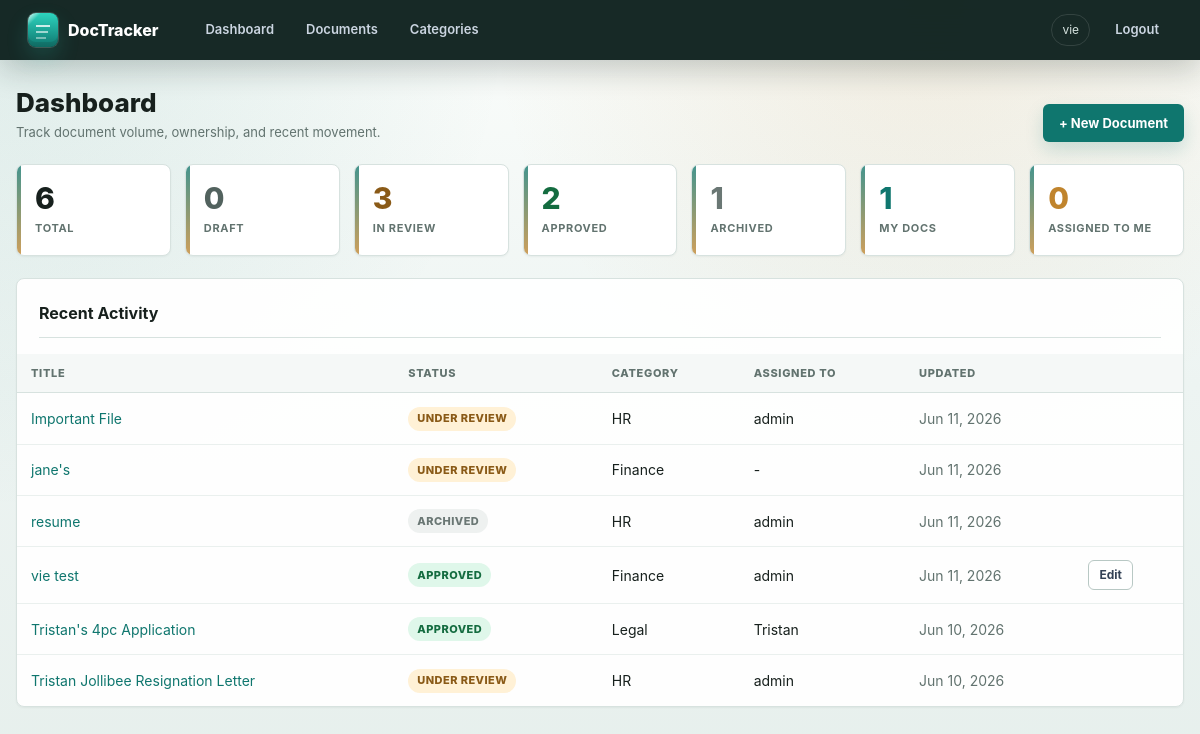
Screenshot of / (signed in) with the database file from the repository.
### documents/models.py (models this page shows, shortened)
class Document(models.Model):
    STATUS_CHOICES = [
        ('draft', 'Draft'),
        ('review', 'Under Review'),
        ('approved', 'Approved'),
        ('archived', 'Archived'),
    ]
    title = models.CharField(max_length=255)
    description = models.TextField(blank=True)
    category = models.ForeignKey(Category, on_delete=models.SET_NULL, null=True, blank=True)
    status = models.CharField(max_length=20, choices=STATUS_CHOICES, default='draft')
    file = models.FileField(upload_to='documents/', null=True, blank=True)
    tags = models.CharField(max_length=500, blank=True, help_text="Comma-separated tags")
    created_by = models.ForeignKey(User, on_delete=models.SET_NULL, null=True, related_name='created_docs')
    assigned_to = models.ForeignKey(User, on_delete=models.SET_NULL, null=True, blank=True, related_name='assigned_docs')
    created_at = models.DateTimeField(auto_now_add=True)
    updated_at = models.DateTimeField(auto_now=True)
    due_date = models.DateField(null=True, blank=True)
    class Meta:
        ordering = ['-created_at']

class Category(models.Model):
    name = models.CharField(max_length=100, unique=True)
    description = models.TextField(blank=True)
    created_at = models.DateTimeField(auto_now_add=True)
    class Meta:
        verbose_name_plural = "Categories"
        ordering = ['name']

### documents/views.py (the view)
# urls.py: path('', views.dashboard, name='dashboard'),
@login_required
def dashboard(request):
    docs = Document.objects.select_related('category', 'created_by', 'assigned_to')
    stats = {
        'total': docs.count(),
        'draft': docs.filter(status='draft').count(),
        'review': docs.filter(status='review').count(),
        'approved': docs.filter(status='approved').count(),
        'archived': docs.filter(status='archived').count(),
        'my_docs': docs.filter(created_by=request.user).count(),
        'assigned_to_me': docs.filter(assigned_to=request.user).count(),
    }
    recent = list(docs.order_by('-updated_at')[:8])
    for doc in recent:
        doc.can_manage = can_manage_document(request.user, doc)
    return render(request, 'documents/dashboard.html', {'stats': stats, 'recent': recent})

### documents/views.py (called while the page is built)
def can_manage_document(user, document):
    return user.is_staff or user.is_superuser or document.created_by_id == user.id

### templates/documents/dashboard.html (shortened to what this page needs)
{% extends 'base.html' %}
{% block content %}
<div class="page-header">
  <div>
    <h1>Dashboard</h1>
    <p class="page-kicker">Track document volume, ownership, and recent movement.</p>
  </div>
  <a href="{% url 'document_create' %}" class="btn btn-primary">+ New Document</a>
</div>
<div class="stats-grid">
  <div class="stat"><div class="num">{{ stats.total }}</div><div class="label">Total</div></div>
  <div class="stat"><div class="num" style="color:#52625e">{{ stats.draft }}</div><div class="label">Draft</div></div>
  <div class="stat"><div class="num" style="color:#8a5a17">{{ stats.review }}</div><div class="label">In Review</div></div>
  <div class="stat"><div class="num" style="color:#146c40">{{ stats.approved }}</div><div class="label">Approved</div></div>
  <div class="stat"><div class="num" style="color:#6a7774">{{ stats.archived }}</div><div class="label">Archived</div></div>
  <div class="stat"><div class="num" style="color:#0f766e">{{ stats.my_docs }}</div><div class="label">My Docs</div></div>
  <div class="stat"><div class="num" style="color:#c0842d">{{ stats.assigned_to_me }}</div><div class="label">Assigned to Me</div></div>
</div>
<div class="card flush">
  <div style="padding:22px 22px 0;">
  <h2>Recent Activity</h2>
  </div>
  {% if recent %}
  <div class="table-wrap">
  <table>
    <thead><tr>
      <th>Title</th><th>Status</th><th>Category</th><th>Assigned To</th><th>Updated</th><th></th>
    </tr></thead>
    <tbody>
    {% for doc in recent %}
    <tr>
      <td><a href="{% url 'document_detail' doc.pk %}">{{ doc.title }}</a></td>
      <td><span class="badge badge-{{ doc.status }}">{{ doc.get_status_display }}</span></td>
      <td>{{ doc.category.name|default:"-" }}</td>
      <td>{{ doc.assigned_to.username|default:"-" }}</td>
      <td class="text-muted">{{ doc.updated_at|date:"M d, Y" }}</td>
      <td>
        {% if doc.can_manage %}
        <a href="{% url 'document_edit' doc.pk %}" class="btn btn-secondary btn-sm">Edit</a>
        {% endif %}
      </td>
    </tr>
    {% endfor %}
    </tbody>
  </table>
  </div>
  {% else %}
  <div class="empty">No documents yet. <a href="{% url 'document_create' %}">Create one!</a></div>
  {% endif %}
</div>
{% endblock %}

### templates/base.html (shortened to what this page needs)
<!DOCTYPE html>
<html lang="en">
<head>
</head>
<body>
{% if user.is_authenticated %}
<nav>
  <span class="brand">DocTracker</span>
  <a href="{% url 'dashboard' %}">Dashboard</a>
  <a href="{% url 'document_list' %}">Documents</a>
  <a href="{% url 'category_list' %}">Categories</a>
  <span class="user">{{ user.username }}</span>
  <a href="{% url 'logout' %}">Logout</a>
</nav>
{% endif %}
<div class="container">
  {% block content %}{% endblock %}
</div>
</body>
</html>

### rows the page displays
Document: title "Important File", status "UNDER REVIEW", category.name "HR", assigned_to.username "admin", updated_at "Jun 11, 2026"
Document: title "jane's", status "UNDER REVIEW", category.name "Finance", assigned_to.username "-", updated_at "Jun 11, 2026"
Document: title "resume", status "ARCHIVED", category.name "HR", assigned_to.username "admin", updated_at "Jun 11, 2026"
Document: title "vie test", status "APPROVED", category.name "Finance", assigned_to.username "admin", updated_at "Jun 11, 2026", shows "Edit"
Document: title "Tristan's 4pc Application", status "APPROVED", category.name "Legal", assigned_to.username "Tristan", updated_at "Jun 10, 2026"
Document: title "Tristan Jollibee Resignation Letter", status "UNDER REVIEW", category.name "HR", assigned_to.username "admin", updated_at "Jun 10, 2026"

### other values shown
{{ user.username }} "vie"
{{ stats.total }} "6"
{{ stats.draft }} "0"
{{ stats.review }} "3"
{{ stats.approved }} "2"
{{ stats.archived }} "1"
{{ stats.my_docs }} "1"
{{ stats.assigned_to_me }} "0"
